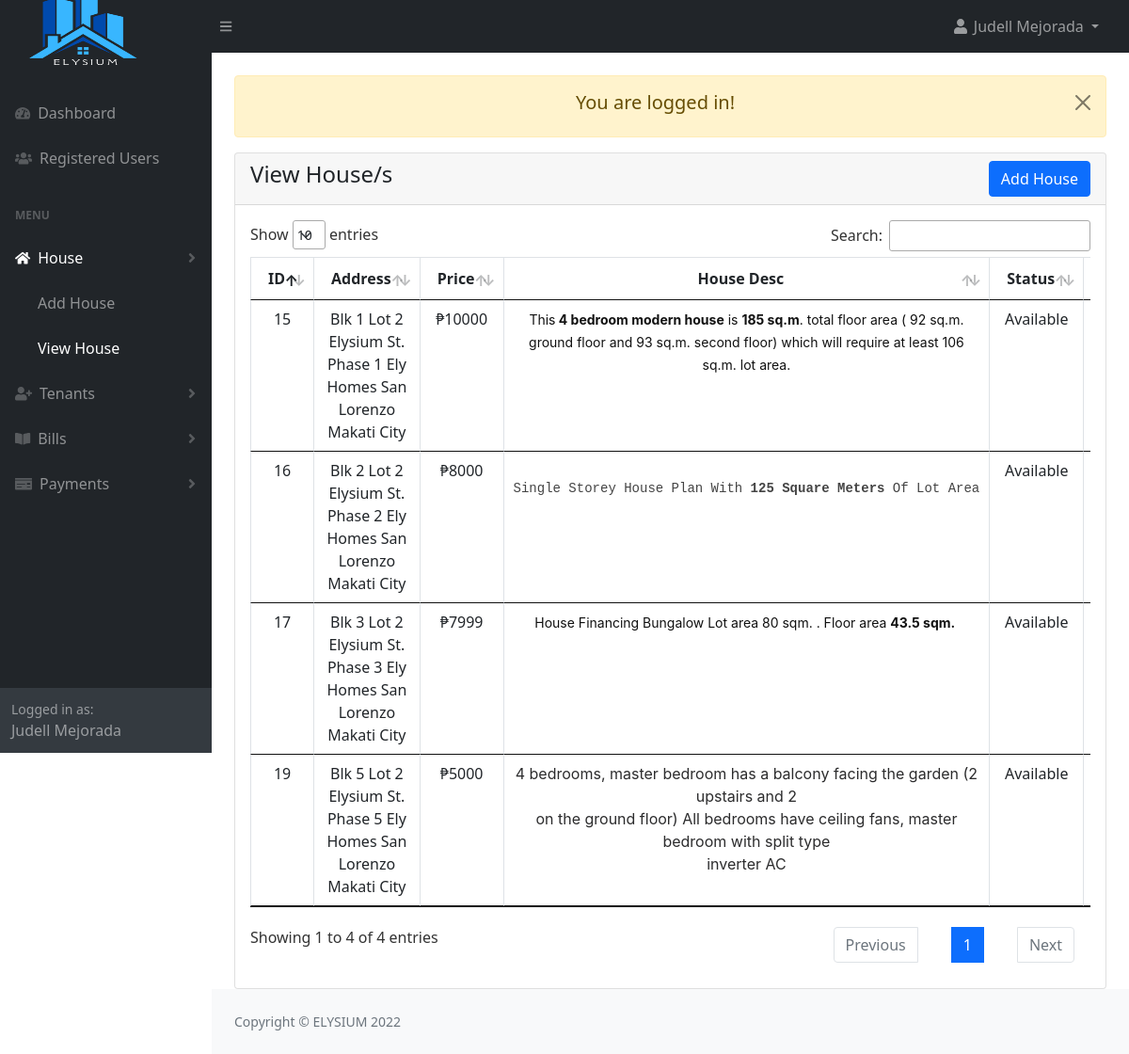
Screenshot of /admin/house_view.php (signed in) with the database file from the repository.
### tables this page shows
CREATE TABLE `house` (
  `house_id` int(11) NOT NULL,
  `house_address` varchar(199) NOT NULL,
  `house_price` int(20) NOT NULL,
  `house_desc` text DEFAULT NULL,
  `house_status` tinyint(1) NOT NULL DEFAULT 0 COMMENT '0-invisible, 1-visible, 2-delete',
  `added_date` timestamp NOT NULL DEFAULT current_timestamp()
);

### admin/house_view.php (the view, shortened to what this page needs)
<?php
include("authentication.php");
include("includes/header.php");
?>
<div class="container-fluid px-4">
    <div class="row mt-4">
        <div class="col-md-12">
			<?php include('message.php'); ?>
            <div class="card">
                <div class="card-header">
                    <h4>View House/s
                        <a href="house_add.php" class="btn btn-primary float-end">Add House</a>
                    </h4>
                </div>
                <div class="card-body">
                <div class="table-responsive">
                    <table id="myDataTable" class="table table-bordered table-stripe">
                        <thead>
                            <tr>
                                <th class="text-center">ID</th>
                                <th class="text-center">Address</th>
                                <th class="text-center">Price</th>
                                <th class="text-center">House Desc</th>
                                <th class="text-center">Status</th>
                                <th class="text-center">Edit</th>
                            </tr>
                        </thead>
                        <tbody>
                            <?php
                                $house = "SELECT * FROM house WHERE house_status != '2' ";
                                $house_run = mysqli_query($con,$house);
                                if(mysqli_num_rows($house_run) > 0 )
                                {
                                    foreach($house_run as $home)
                                    {
                                        ?>
                                        <tr>
                                            <td class="text-center"><?= $home['house_id'] ?></td>
                                            <td class="text-center"><?= $home['house_address'] ?></td>
                                            <td class="text-center"><?= '₱'.$home['house_price'] ?></td>
                                            <td class="text-center"><?= $home['house_desc'] ?></td>
                                            <td class="text-center">
                                                <?= $home['house_status'] == '1' ? 'Available':'Unavailable' ?>
                                            </td>
                                            <td class="text-center">
                                            </td>
                                        </tr>
                                        <?php
                                    }
                                }
                                else
                                {
                                    ?>
                                    <tr>
                                            <td colspan="6"> No Record Found</td>
                                    </tr>
                                    <?php
                                }
                            ?>
                        </tbody>
                    </table>
                </div>
                </div>
            </div>
        </div>
    </div>
</div>
<?php
include("includes/footer.php");
include("includes/scripts.php");
?>

### rows the page displays
house: house_id "15", house_address "Blk 1 Lot 2 Elysium St. Phase 1 Ely Homes San Lorenzo Makati City", house_price "10000", house_desc "This 4 bedroom modern house is 185 sq.m . total floor area ( 92 sq.m. ground floor and 93 sq.m. second floor) which will require at least 106 sq.m. lot area.", house_status "Available"
house: house_id "16", house_address "Blk 2 Lot 2 Elysium St. Phase 2 Ely Homes San Lorenzo Makati City", house_price "8000", house_desc "Single Storey House Plan With 125 Square Meters Of Lot Area", house_status "Available"
house: house_id "17", house_address "Blk 3 Lot 2 Elysium St. Phase 3 Ely Homes San Lorenzo Makati City", house_price "7999", house_desc "House Financing Bungalow Lot area 80 sqm. . Floor area 43.5 sqm.", house_status "Available"
house: house_id "19", house_address "Blk 5 Lot 2 Elysium St. Phase 5 Ely Homes San Lorenzo Makati City", house_price "5000", house_desc "4 bedrooms, master bedroom has a balcony facing the garden (2 upstairs and 2 on the ground floor) All bedrooms have ceiling fans, master bedroom with split type inverter AC", house_status "Available"

### other values shown
$_SESSION['auth_user']['user_name'] "Judell Mejorada"
$_SESSION['message'] "You are logged in!"
